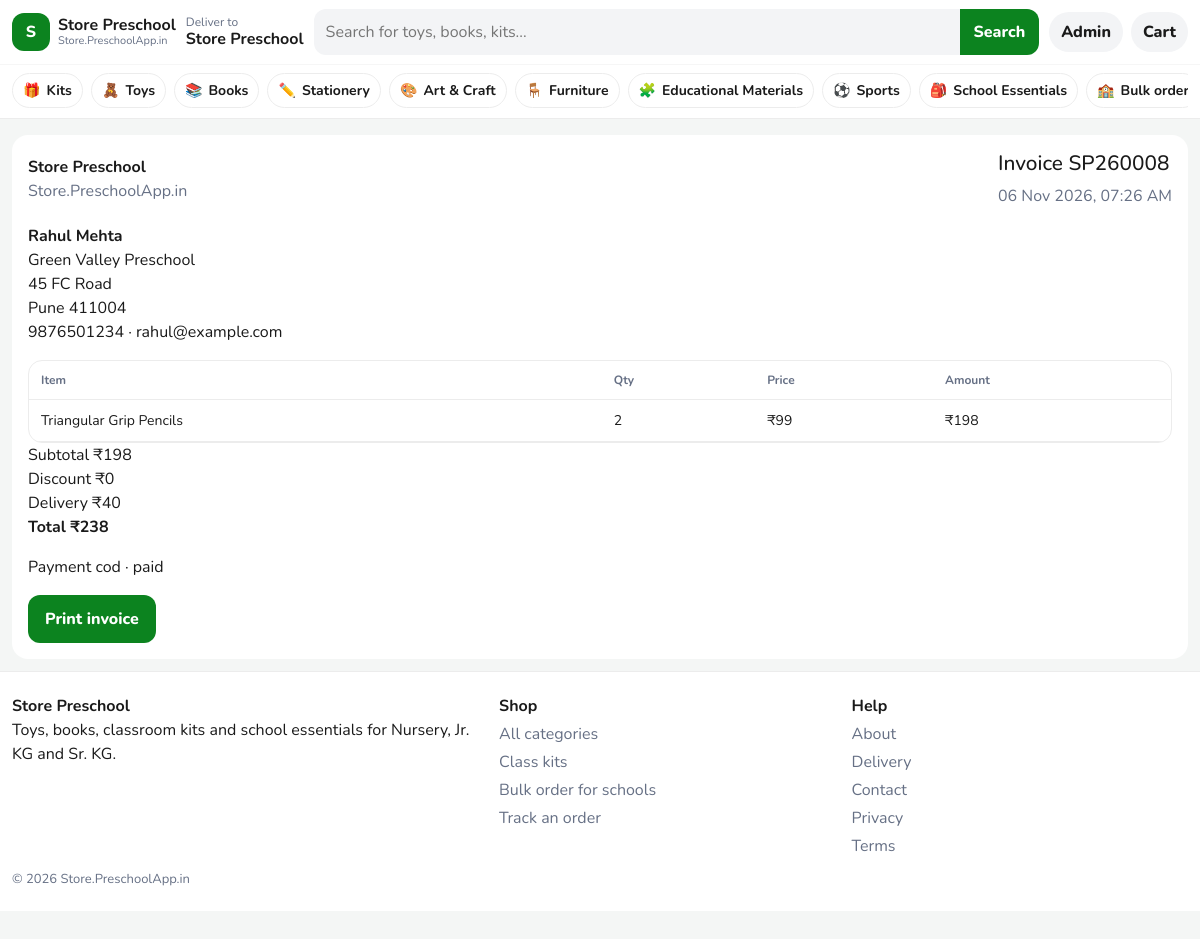
Page /invoice.php?no=SP260008 (signed in) on the committed database.
### tables this page shows
CREATE TABLE users (
    id INT UNSIGNED AUTO_INCREMENT PRIMARY KEY,
    name VARCHAR(120) NOT NULL,
    email VARCHAR(160) NOT NULL,
    phone VARCHAR(15) NOT NULL,
    password_hash VARCHAR(255) NOT NULL,
    role ENUM('customer', 'admin') NOT NULL DEFAULT 'customer',
    school_name VARCHAR(180) NULL,
    address VARCHAR(500) NULL,
    city VARCHAR(80) NULL,
    pincode VARCHAR(10) NULL,
    is_active TINYINT(1) NOT NULL DEFAULT 1,
    created_at TIMESTAMP NOT NULL DEFAULT CURRENT_TIMESTAMP,
    UNIQUE KEY uniq_email (email)
);

CREATE TABLE categories (
    id INT UNSIGNED AUTO_INCREMENT PRIMARY KEY,
    name VARCHAR(80) NOT NULL,
    slug VARCHAR(80) NOT NULL,
    emoji VARCHAR(16) NOT NULL,
    description VARCHAR(255) NOT NULL,
    sort_order INT NOT NULL DEFAULT 0,
    is_active TINYINT(1) NOT NULL DEFAULT 1,
    UNIQUE KEY uniq_slug (slug)
);

CREATE TABLE orders (
    id INT UNSIGNED AUTO_INCREMENT PRIMARY KEY,
    order_number VARCHAR(20) NOT NULL,
    user_id INT UNSIGNED NULL,
    order_type ENUM('retail', 'bulk') NOT NULL DEFAULT 'retail',
    customer_name VARCHAR(120) NOT NULL,
    email VARCHAR(160) NOT NULL,
    school_name VARCHAR(180) NOT NULL,
    mobile VARCHAR(15) NOT NULL,
    address VARCHAR(500) NOT NULL,
    city VARCHAR(80) NOT NULL,
    pincode VARCHAR(10) NOT NULL,
    notes VARCHAR(500) NULL,
    subtotal DECIMAL(10,2) NOT NULL,
    discount DECIMAL(10,2) NOT NULL DEFAULT 0,
    coupon_code VARCHAR(40) NULL,
    delivery_fee DECIMAL(10,2) NOT NULL DEFAULT 0,
    total DECIMAL(10,2) NOT NULL,
    payment_method ENUM('razorpay', 'cod') NOT NULL,
    payment_status ENUM('pending', 'paid', 'failed', 'refunded') NOT NULL DEFAULT 'pending',
    razorpay_order_id VARCHAR(64) NULL,
    razorpay_payment_id VARCHAR(64) NULL,
    delivery_status ENUM('placed', 'confirmed', 'packed', 'shipped', 'out_for_delivery', 'delivered', 'cancelled') NOT NULL DEFAULT 'placed',
    stock_deducted TINYINT(1) NOT NULL DEFAULT 0,
    created_at TIMESTAMP NOT NULL DEFAULT CURRENT_TIMESTAMP,
    UNIQUE KEY uniq_order_number (order_number),
    KEY idx_user (user_id),
    KEY idx_status (payment_status, delivery_status),
    KEY idx_created (created_at),
    CONSTRAINT fk_orders_user FOREIGN KEY (user_id) REFERENCES users (id) ON DELETE SET NULL
);

CREATE TABLE order_items (
    id INT UNSIGNED AUTO_INCREMENT PRIMARY KEY,
    order_id INT UNSIGNED NOT NULL,
    product_id INT UNSIGNED NULL,
    product_name VARCHAR(180) NOT NULL,
    unit_price DECIMAL(10,2) NOT NULL,
    quantity INT NOT NULL,
    line_total DECIMAL(10,2) NOT NULL,
    KEY idx_order (order_id),
    CONSTRAINT fk_items_order FOREIGN KEY (order_id) REFERENCES orders (id) ON DELETE CASCADE,
    CONSTRAINT fk_items_product FOREIGN KEY (product_id) REFERENCES products (id) ON DELETE SET NULL
);

### includes/functions.php (called while the page is built, shortened)
<?php
function e(mixed $value): string
{
    return htmlspecialchars((string) $value, ENT_QUOTES | ENT_SUBSTITUTE, 'UTF-8');
}
function url(string $path = ''): string
{
    $base = rtrim(BASE_URL, '/');
    if ($path === '') {
        return $base === '' ? '/' : $base . '/';
    }
    return ($base === '' ? '' : $base) . '/' . ltrim($path, '/');
}
function money(mixed $amount): string
{
    $amount = round((float) $amount, 2);
    $hasPaise = abs($amount - floor($amount)) > 0.001;
    return '₹' . number_format($amount, $hasPaise ? 2 : 0);
}
function when(?string $timestamp): string
{
    $time = strtotime($timestamp);
    return $time ? date('d M Y, h:i A', $time) : $timestamp;
}
function current_user(): ?array
{
    static $loaded = false;
    static $user = null;
    if ($loaded) {
        return $user;
    }
    $loaded = true;
    $stmt = db()->prepare('SELECT * FROM users WHERE id = ? LIMIT 1');
    $stmt->execute([(int) $_SESSION['user_id']]);
    $row = $stmt->fetch();
    $user = $row;
    return $user;
}
function is_admin(): bool
{
    $user = current_user();
    return $user !== null && $user['role'] === 'admin';
}

### includes/commerce.php (called while the page is built, shortened)
<?php
function categories_all(bool $activeOnly = true): array
{
    $sql = 'SELECT c.*, COUNT(p.id) AS product_count
            FROM categories c
            LEFT JOIN products p ON p.category_id = c.id AND p.is_active = 1';
    if ($activeOnly) {
        $sql .= ' WHERE c.is_active = 1';
    }
    $sql .= ' GROUP BY c.id ORDER BY c.sort_order, c.name';
    return db()->query($sql)->fetchAll();
}
function cart_owner(): array
{
    $userId = !empty($_SESSION['user_id']) ? (int) $_SESSION['user_id'] : null;
    return [$userId, session_id()];
}
function cart_lines(): array
{
    [$userId, $sessionId] = cart_owner();
    if ($userId) {
        $stmt = db()->prepare('SELECT ci.id AS cart_id, ci.quantity, p.id, p.name, p.slug, p.price, p.mrp, p.stock, p.emoji, p.image, p.unit_label, p.category_id, p.is_active
            FROM cart_items ci JOIN products p ON p.id = ci.product_id
            WHERE ci.user_id = ? AND p.is_active = 1 ORDER BY ci.id');
        $stmt->execute([$userId]);
    }
    return $stmt->fetchAll();
}
function cart_summary(bool $refresh = false): array
{
    static $cache = null;
    if ($cache !== null) {
        return $cache;
    }
    $items = cart_lines();
    $subtotal = 0.0;
    $discount = 0.0;
    $coupon = null;
    $couponError = null;
    $net = round($subtotal - $discount, 2);
    $delivery = ($items && $net > 0 && $net < FREE_DELIVERY_ABOVE) ? (float) DELIVERY_FEE : 0.0;
    $total = round($net + $delivery, 2);
    $count = 0;
    $cache = [
        'items' => $items,
        'count' => $count,
        'subtotal' => $subtotal,
        'discount' => $discount,
        'coupon' => $coupon,
        'coupon_error' => $couponError,
        'delivery' => $delivery,
        'total' => $total,
    ];
    return $cache;
}
function find_order_by_number(string $number): ?array
{
    $stmt = db()->prepare('SELECT * FROM orders WHERE order_number = ? LIMIT 1');
    $stmt->execute([$number]);
    $row = $stmt->fetch();
    return $row ?: null;
}
function order_items(int $orderId): array
{
    $stmt = db()->prepare('SELECT * FROM order_items WHERE order_id = ? ORDER BY id');
    $stmt->execute([$orderId]);
    return $stmt->fetchAll();
}
function can_view_order(?array $order): bool
{
    if (is_admin()) {
        return true;
    }
    return !empty($_SESSION['tracked'][$order['order_number']]);
}
function valid_order_number(string $number): bool
{
    return (bool) preg_match('/^SP[A-Z0-9]{6,16}$/', $number);
}

### config/database.php (called while the page is built, shortened)
<?php
function db(): PDO
{
    static $pdo = null;
    if ($pdo instanceof PDO) {
        return $pdo;
    }
    $dsn = sprintf(
        'mysql:host=%s;port=%d;dbname=%s;charset=%s',
        DB_HOST,
        DB_PORT,
        DB_NAME,
        DB_CHARSET
    );
    $pdo = new PDO($dsn, DB_USER, DB_PASS, [
        PDO::ATTR_ERRMODE => PDO::ERRMODE_EXCEPTION,
        PDO::ATTR_DEFAULT_FETCH_MODE => PDO::FETCH_ASSOC,
        PDO::ATTR_EMULATE_PREPARES => false,
    ]);
    return $pdo;
}

### invoice.php (the view, shortened to what this page needs)
<?php
$number = strtoupper(trim((string) ($_GET['no'] ?? '')));
$order = valid_order_number($number) ? find_order_by_number($number) : null;
if (!$order || !can_view_order($order)) {
    flash('error', 'Open the order with your mobile number before viewing the invoice.');
    redirect(url('track.php'));
}
$items = order_items((int) $order['id']);
require __DIR__ . '/includes/header.php';
?>
<div class="wrap">
    <div class="invoice" style="margin-top:16px">
        <div class="order-top">
            <div>
                <strong><?= e(APP_NAME) ?></strong>
                <p class="muted"><?= e(APP_DOMAIN) ?></p>
            </div>
            <div>
                <h1 style="font-size:1.3rem">Invoice <?= e($order['order_number']) ?></h1>
                <p class="muted"><?= e(when($order['created_at'])) ?></p>
            </div>
        </div>
        <p><strong><?= e($order['customer_name']) ?></strong><br><?= e($order['school_name']) ?><br><?= e($order['address']) ?><br><?= e($order['city']) ?> <?= e($order['pincode']) ?><br><?= e($order['mobile']) ?> · <?= e($order['email']) ?></p>
        <div class="table-wrap">
            <table class="data">
                <thead><tr><th>Item</th><th>Qty</th><th>Price</th><th>Amount</th></tr></thead>
                <tbody>
                <?php foreach ($items as $item): ?>
                    <tr>
                        <td><?= e($item['product_name']) ?></td>
                        <td><?= (int) $item['quantity'] ?></td>
                        <td><?= money($item['unit_price']) ?></td>
                        <td><?= money($item['line_total']) ?></td>
                    </tr>
                <?php endforeach; ?>
                </tbody>
            </table>
        </div>
        <p>Subtotal <?= money($order['subtotal']) ?><br>
            Discount <?= money($order['discount']) ?><?= $order['coupon_code'] ? ' (' . e($order['coupon_code']) . ')' : '' ?><br>
            Delivery <?= money($order['delivery_fee']) ?><br>
            <strong>Total <?= money($order['total']) ?></strong></p>
        <p>Payment <?= e($order['payment_method']) ?> · <?= e($order['payment_status']) ?></p>
        <button class="btn btn-green no-print" type="button" onclick="window.print()">Print invoice</button>
    </div>
</div>
<?php require __DIR__ . '/includes/footer.php'; ?>

### includes/header.php (shortened to what this page needs)
<?php
$pageTitle = $pageTitle ?? APP_NAME;
$simpleHeader = $simpleHeader ?? false;
$hideDock = $hideDock ?? false;
$user = current_user();
$categories = categories_all();
$cartSummary = cart_summary();
$cartCount = (int) $cartSummary['count'];
$searchValue = trim((string) ($_GET['q'] ?? ''));
?>
<!doctype html>
<html lang="en">
<head>
    <link href="https://cdn.jsdelivr.net/npm/bootstrap@5.3.3/dist/css/bootstrap.min.css" rel="stylesheet">
    <link href="<?= e(url('assets/css/style.css')) ?>" rel="stylesheet">
</head>
<body class="<?= $cartCount > 0 && !$hideDock ? 'has-dock' : '' ?>">
<header class="site-header">
    <div class="wrap header-top">
        <a class="logo" href="<?= e(url()) ?>">
            <span class="logo-mark">S</span>
            <span class="logo-text">
                <strong>Store Preschool</strong>
                <small><?= e(APP_DOMAIN) ?></small>
            </span>
        </a>
        <?php if (!$simpleHeader): ?>
            <div class="loc">
                <span>Deliver to</span>
                <strong><?= e($user['school_name'] ?? 'Your school') ?></strong>
            </div>
            <form class="search" action="<?= e(url('search.php')) ?>" method="get" role="search">
                <input id="q" name="q" value="<?= e($searchValue) ?>" placeholder="Search for toys, books, kits..." autocomplete="off">
                <button type="submit">Search</button>
            </form>
        <?php else: ?>
            <div class="simple-title"><?= e($pageTitle) ?></div>
        <?php endif; ?>
        <div class="header-actions">
            <?php if ($user): ?>
                <a class="header-link" href="<?= e(url($user['role'] === 'admin' ? 'admin/index.php' : 'account.php')) ?>">
                    <?= e($user['role'] === 'admin' ? 'Admin' : strtok($user['name'], ' ')) ?>
                </a>
            <?php else: ?>
                <a class="header-link" href="<?= e(url('login.php')) ?>">Login</a>
            <?php endif; ?>
            <a class="header-cart" href="<?= e(url('cart.php')) ?>">
                Cart
            </a>
        </div>
    </div>
    <?php if (!$simpleHeader): ?>
        <nav class="cat-nav" aria-label="Categories">
            <div class="wrap cat-scroll">
                <a href="<?= e(url('kits.php')) ?>"><span>🎁</span>Kits</a>
                <?php foreach ($categories as $category): ?>
                    <a href="<?= e(url('category.php?slug=' . rawurlencode((string) $category['slug']))) ?>">
                        <span><?= e($category['emoji']) ?></span><?= e($category['name']) ?>
                    </a>
                <?php endforeach; ?>
                <a href="<?= e(url('bulk-order.php')) ?>"><span>🏫</span>Bulk order</a>
            </div>
        </nav>
    <?php endif; ?>
</header>
<main id="main">

### assets/css/style.css (style rules this page uses)
:root { --green: #0c831f; --green-dark: #086318; --green-soft: #e8f6ea; --ink: #1a1a1a; --muted: #667085; --line: #ececec; --bg: #f4f6f5; --card: #fff; --off: #1d4ed8; --bad: #c81e1e; --warn: #b45309; --shadow: 0 8px 24px rgba(16, 24, 40, .06); }
* { box-sizing: border-box; }
html { scroll-behavior: smooth; }
body { margin: 0; background: var(--bg); color: var(--ink); font-family: Nunito, "Segoe UI", sans-serif; padding-bottom: 84px; }
a { color: inherit; }
button, input, select, textarea { font: inherit; }
h1, h2, h3, p { margin-top: 0; }
.wrap { width: min(1180px, calc(100% - 24px)); margin: 0 auto; }
.site-header { position: sticky; top: 0; z-index: 40; background: #fff; border-bottom: 1px solid var(--line); }
.header-top { display: grid; grid-template-columns: 1fr auto; gap: 10px; align-items: center; min-height: 64px; padding: 8px 0; }
.search { grid-column: 1 / -1; }
.logo { display: flex; gap: 8px; align-items: center; text-decoration: none; }
.logo-mark { width: 38px; height: 38px; border-radius: 12px; background: var(--green); color: #fff; display: grid; place-items: center; font-weight: 800; }
.logo-text { display: flex; flex-direction: column; line-height: 1.1; }
.logo-text small { color: var(--muted); font-size: 11px; }
.loc { display: none; }
.search { position: relative; display: flex; background: #f3f4f6; border-radius: 12px; overflow: visible; }
.search input { flex: 1; border: 0; background: transparent; padding: 11px 12px; outline: none; min-width: 0; }
.search button { border: 0; background: var(--green); color: #fff; font-weight: 800; padding: 0 14px; border-radius: 0 12px 12px 0; }
.header-actions { display: flex; gap: 8px; align-items: center; }
.header-link, .header-cart { text-decoration: none; font-weight: 800; background: #f3f4f6; border-radius: 999px; padding: 8px 12px; }
.header-cart { position: relative; }
.cat-nav { border-top: 1px solid #f6f6f6; }
.cat-scroll { display: flex; gap: 8px; overflow-x: auto; padding: 8px 0 10px; scrollbar-width: none; }
.cat-scroll a { flex: 0 0 auto; text-decoration: none; background: #fff; border: 1px solid var(--line); border-radius: 999px; padding: 6px 10px; font-weight: 700; font-size: 14px; display: flex; gap: 6px; align-items: center; }
.btn { display: inline-flex; align-items: center; justify-content: center; gap: 6px; border-radius: 12px; padding: 11px 16px; font-weight: 800; text-decoration: none; border: 1px solid transparent; cursor: pointer; }
.btn-green { background: var(--green); color: #fff; }
.muted { color: var(--muted); }
.order-top { display: flex; justify-content: space-between; gap: 8px; align-items: center; }
.table-wrap { overflow-x: auto; background: #fff; border-radius: 14px; border: 1px solid var(--line); }
table.data { width: 100%; border-collapse: collapse; font-size: 14px; }
table.data th, table.data td { padding: 10px 12px; border-bottom: 1px solid var(--line); text-align: left; vertical-align: top; }
table.data th { font-size: 12px; color: var(--muted); }
.invoice { background: #fff; border-radius: 16px; padding: 16px; }
@media (min-width: 768px) { .header-top { grid-template-columns: auto auto minmax(220px, 1fr) auto; } }
@media (min-width: 768px) { .search { grid-column: auto; } }
@media (min-width: 768px) { .loc { display: block; line-height: 1.15; } }
@media (min-width: 768px) { .loc span { display: block; color: var(--muted); font-size: 12px; } }
@media (min-width: 992px) { body, body.has-dock { padding-bottom: 28px; } }

### rows in the picture
users: school_name "Store Preschool", role "Admin"
categories: emoji "🧸", name "Toys"
categories: emoji "📚", name "Books"
categories: emoji "✏️", name "Stationery"
categories: emoji "🎨", name "Art & Craft"
categories: emoji "🪑", name "Furniture"
categories: emoji "🧩", name "Educational Materials"
categories: emoji "⚽", name "Sports"
categories: emoji "🎒", name "School Essentials"
orders: order_number "SP260008", created_at "06 Nov 2026, 07:26 AM", customer_name "Rahul Mehta", school_name "Green Valley Preschool", address "45 FC Road", city "Pune", pincode "411004", mobile "9876501234", email "rahul@example.com", subtotal "₹198", discount "₹0", delivery_fee "₹40", total "₹238", payment_method "cod", payment_status "paid"
order_items: product_name "Triangular Grip Pencils", quantity "2", unit_price "₹99", line_total "₹198"

### other values in the picture
APP_DOMAIN "Store.PreschoolApp.in"
APP_NAME "Store Preschool"
